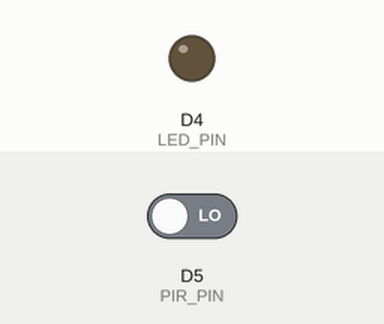
Simulated run of this sketch. Board: ESP8266 (Wemos D1 mini). On the bench: output pins drawn as LEDs (lit = HIGH). The test bench sets the inputs (shaded band); at power-on: D5 (PIR_PIN) LOW. WiFi joins after 1.5 s; servers stay silent unless stated; no MQTT or app messages arrive unless stated; what the sketch prints to the serial monitor is not drawn.

Above: at 7.7 s.
7.8 s: D5 (PIR_PIN) driven HIGH
At 9.8 s:
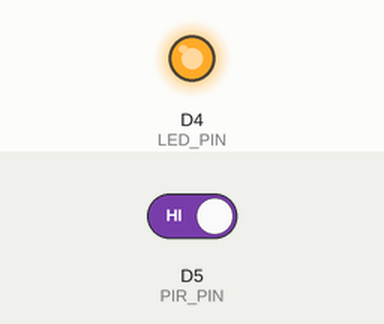
10.4 s: D5 (PIR_PIN) driven LOW
At 11.5 s:
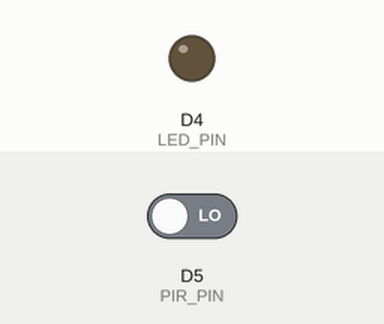
Timing chart, 0 to 13.4 s (numbered marks = the images above; inputs shaded):
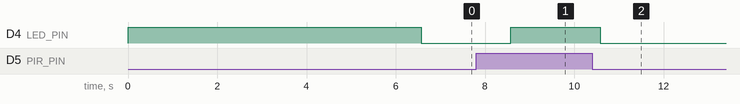

Measured:
- after the input at 7.8 s, D4 (LED_PIN): LOW → HIGH after 0.78 s
- after the input at 10.4 s, D4 (LED_PIN): HIGH → LOW after 0.18 s

The sketch:

sensor_node.ino
```cpp
/*
  ============================================================
  ESP8266 PIR Motion Sensor with MQTT
  IoT Threat Monitoring System - CYBOT
  ============================================================

  Hardware Required:
  - ESP8266 (NodeMCU/Wemos D1 Mini)
  - PIR Motion Sensor (HC-SR501)

  Connections:
  - PIR OUT -> D5 (GPIO14)
  - PIR VCC -> 5V
  - PIR GND -> GND

  MQTT Broker: HiveMQ (Free Public Broker)
*/

#include <ESP8266WiFi.h>
#include <PubSubClient.h>

// ============ WIFI DETAILS ============
const char* ssid = "kong";
const char* password = "passwor08";

// ============ MQTT DETAILS ============
const char* mqttServer = "broker.hivemq.com";
const int mqttPort = 1883;
const char* topic = "iot-cybot/pir/test";
const char* clientId = "ESP8266_PIR_CYBOT";

// ============ PIN CONFIG ============
#define PIR_PIN D5          // GPIO14
#define LED_PIN LED_BUILTIN

// ============ VARIABLES ============
WiFiClient espClient;
PubSubClient client(espClient);
int lastPirValue = -1;  // Track state changes

// =================================================

void setup() {
  Serial.begin(115200);
  Serial.println("\n\n========================================");
  Serial.println("  CYBOT PIR Motion Sensor Starting...");
  Serial.println("========================================\n");

  pinMode(PIR_PIN, INPUT);
  pinMode(LED_PIN, OUTPUT);
  digitalWrite(LED_PIN, HIGH);   // LED OFF (active low)

  connectWiFi();

  client.setServer(mqttServer, mqttPort);

  // Wait for PIR sensor to stabilize
  Serial.println("[INFO] Waiting for PIR sensor to stabilize...");
  delay(5000);

  Serial.println("\n[READY] PIR MQTT System Ready!");
  Serial.println("========================================\n");
}

// =================================================

void loop() {
  // Ensure MQTT connection
  if (!client.connected()) {
    connectMQTT();
  }
  client.loop();

  // Read PIR sensor
  int pirValue = digitalRead(PIR_PIN);

  // Detect motion (based on your sensor: HIGH = no motion, LOW = motion)
  if (pirValue == HIGH) {
    Serial.println("[PIR] No Motion");
    digitalWrite(LED_PIN, HIGH);  // LED OFF
  } else {
    Serial.println("[PIR] ⚠️  MOTION DETECTED!");
    digitalWrite(LED_PIN, LOW);   // LED ON
  }

  // Create JSON payload
  String payload = "{";
  payload += "\"device_id\":\"pir_sensor_1\",";
  payload += "\"pir_motion\":" + String(pirValue) + ",";
  payload += "\"motion_detected\":" + String(pirValue == 0 ? "true" : "false") + ",";
  payload += "\"timestamp\":" + String(millis());
  payload += "}";

  // Publish to MQTT
  if (client.publish(topic, payload.c_str())) {
    Serial.print("[MQTT] Published: ");
    Serial.println(payload);
  } else {
    Serial.println("[MQTT] Publish failed!");
  }

  delay(2000);  // Send every 2 seconds
}

// =================================================

void connectWiFi() {
  Serial.print("[WIFI] Connecting to ");
  Serial.print(ssid);

  WiFi.mode(WIFI_STA);
  WiFi.begin(ssid, password);

  while (WiFi.status() != WL_CONNECTED) {
    delay(500);
    Serial.print(".");
  }

  Serial.println("\n[WIFI] Connected!");
  Serial.print("[WIFI] IP Address: ");
  Serial.println(WiFi.localIP());
}

// =================================================

void connectMQTT() {
  while (!client.connected()) {
    Serial.print("[MQTT] Connecting to ");
    Serial.print(mqttServer);
    Serial.print("...");

    if (client.connect(clientId)) {
      Serial.println(" Connected!");
      Serial.print("[MQTT] Publishing to: ");
      Serial.println(topic);
    } else {
      Serial.print(" Failed (rc=");
      Serial.print(client.state());
      Serial.println("), retrying in 2s...");
      delay(2000);
    }
  }
}
```
